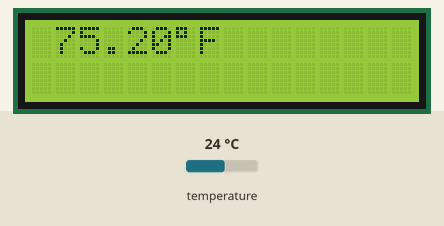
Bench run of a sketch on a simulated Arduino Uno, built with avr-gcc and run on an emulated ATmega328P. Parts: 16×2 character LCD. The test bench sets the inputs (shaded band); at power-on: temperature 24 °C. What the sketch prints to the serial monitor is not drawn.

Above: at 1.2 s.
1.3 s: temperature set to 12 °C
At 5.0 s:
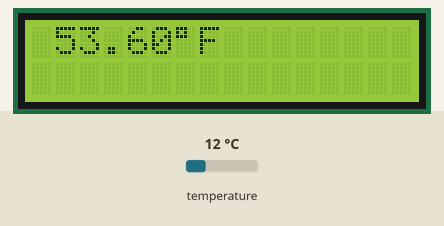
7.1 s: temperature set to 19 °C
At 10.6 s:
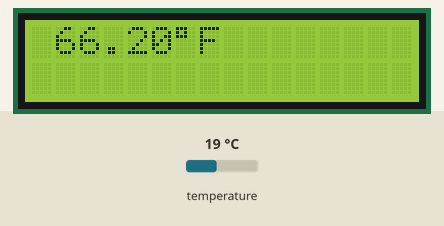
12.6 s: temperature set to 28 °C
At 15.0 s:
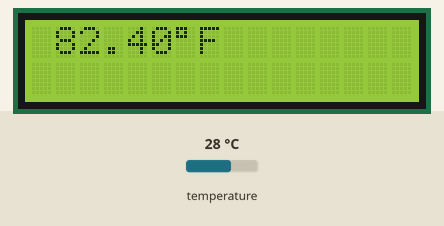
Timing chart, 0 to 16.5 s (numbered marks = the images above; inputs shaded):
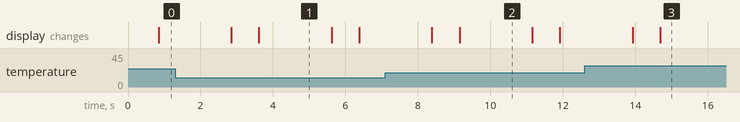

Measured:
- after the input at 1.3 s, the display: first differs from a run without the input after 2.3 s (image 1)
- after the input at 7.1 s, the display: first differs from a run without the input after 2.1 s (image 2)
- after the input at 12.6 s, the display: first differs from a run without the input after 2.1 s (image 3)
- what the display in image 1 shows lasts 2.0 s, from 3.6 s to 5.6 s

The sketch:

Temp___Lcd.ino
```cpp
//LCD1602
//You should now see your LCD1602 display the flowing characters "SUNFOUNDER" and "hello, world"
//Email:support@sunfounder.com
//Website:www.sunfounder.com
//2015.5.7
#include <LiquidCrystal.h>// include the library code
#include <OneWire.h>
#include <DallasTemperature.h>

// Data wire is plugged into digital pin 2 on the Arduino
#define ONE_WIRE_BUS 2

// Setup a oneWire instance to communicate with any OneWire device
OneWire oneWire(ONE_WIRE_BUS);

// Pass oneWire reference to DallasTemperature library
DallasTemperature sensors(&oneWire);
/**********************************************************/
// initialize the library with the numbers of the interface pins
LiquidCrystal lcd(4, 6, 10, 11, 12, 13);
/*********************************************************/
float temp = 0;
float tempF = 0;
void setup()
{
  sensors.begin();  // Start up the library
  Serial.begin(9600);
  lcd.begin(16, 2);  // set up the LCD's number of columns and rows:
}
/*********************************************************/
void loop()
{
   sensors.requestTemperatures();
temp = sensors.getTempCByIndex(0);
tempF = (temp * 9.0) / 5.0 + 32.0;
// print the temperature in Celsius
  Serial.print("Temperature: ");
  Serial.print(temp);
  Serial.print("C  |  ");

// print the temperature in Fahrenheit
  Serial.print(tempF);
  Serial.println("F");

    lcd.setCursor(1,0);  // set the cursor to column 15, line 0
    lcd.print(tempF);
    lcd.print((char)223);
    lcd.print("F");
    delay(2000);
    lcd.clear();  //Clears the LCD screen and positions the cursor in the upper-left corner.
}
/************************************************************/
```
